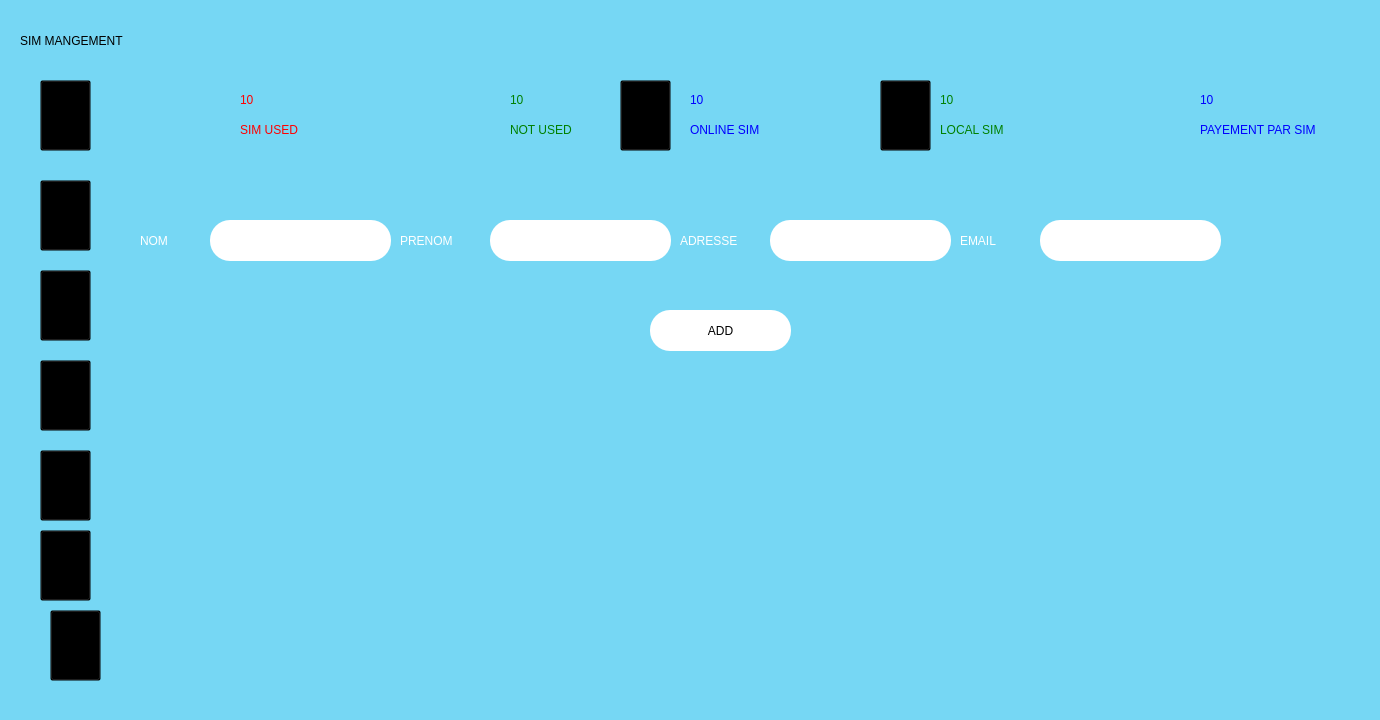
<?xml version="1.0" encoding="UTF-8"?>
<ui version="4.0">
 <class>MainWindow</class>
 <widget class="QMainWindow" name="MainWindow">
  <property name="geometry">
   <rect>
    <x>0</x>
    <y>0</y>
    <width>1380</width>
    <height>720</height>
   </rect>
  </property>
  <property name="minimumSize">
   <size>
    <width>1380</width>
    <height>720</height>
   </size>
  </property>
  <property name="maximumSize">
   <size>
    <width>1380</width>
    <height>720</height>
   </size>
  </property>
  <property name="windowTitle">
   <string>login</string>
  </property>
  <property name="styleSheet">
   <string notr="true">background:#76D7F4</string>
  </property>
  <widget class="QWidget" name="centralwidget">
   <widget class="QPushButton" name="pushButton">
    <property name="geometry">
     <rect>
      <x>40</x>
      <y>80</y>
      <width>51</width>
      <height>71</height>
     </rect>
    </property>
    <property name="cursor">
     <cursorShape>PointingHandCursor</cursorShape>
    </property>
    <property name="styleSheet">
     <string notr="true">image: url(C:/Users/admin/Desktop/OPEN TELECOM/0b92c1ba5ae239c314ba2ec1dab936ec.png);
background:transparent</string>
    </property>
    <property name="text">
     <string/>
    </property>
   </widget>
   <widget class="QPushButton" name="pushButton_2">
    <property name="geometry">
     <rect>
      <x>40</x>
      <y>180</y>
      <width>51</width>
      <height>71</height>
     </rect>
    </property>
    <property name="cursor">
     <cursorShape>PointingHandCursor</cursorShape>
    </property>
    <property name="styleSheet">
     <string notr="true">image: url(C:/Users/admin/Desktop/OPEN TELECOM/free-user-group-icon-296-thumb.png);
background:transparent</string>
    </property>
    <property name="text">
     <string/>
    </property>
   </widget>
   <widget class="QPushButton" name="pushButton_3">
    <property name="geometry">
     <rect>
      <x>40</x>
      <y>270</y>
      <width>51</width>
      <height>71</height>
     </rect>
    </property>
    <property name="cursor">
     <cursorShape>PointingHandCursor</cursorShape>
    </property>
    <property name="styleSheet">
     <string notr="true">image: url(C:/Users/admin/Desktop/OPEN TELECOM/737.png);
background:transparent</string>
    </property>
    <property name="text">
     <string/>
    </property>
   </widget>
   <widget class="QPushButton" name="pushButton_4">
    <property name="geometry">
     <rect>
      <x>40</x>
      <y>360</y>
      <width>51</width>
      <height>71</height>
     </rect>
    </property>
    <property name="cursor">
     <cursorShape>PointingHandCursor</cursorShape>
    </property>
    <property name="styleSheet">
     <string notr="true">image: url(C:/Users/admin/Desktop/OPEN TELECOM/logo-wifi-png-for-download--7.png);
background:transparent</string>
    </property>
    <property name="text">
     <string/>
    </property>
   </widget>
   <widget class="QPushButton" name="pushButton_5">
    <property name="geometry">
     <rect>
      <x>40</x>
      <y>530</y>
      <width>51</width>
      <height>71</height>
     </rect>
    </property>
    <property name="cursor">
     <cursorShape>PointingHandCursor</cursorShape>
    </property>
    <property name="styleSheet">
     <string notr="true">image: url(C:/Users/admin/Desktop/OPEN TELECOM/rapport.png);
background:transparent</string>
    </property>
    <property name="text">
     <string/>
    </property>
   </widget>
   <widget class="QPushButton" name="pushButton_6">
    <property name="geometry">
     <rect>
      <x>50</x>
      <y>610</y>
      <width>51</width>
      <height>71</height>
     </rect>
    </property>
    <property name="cursor">
     <cursorShape>PointingHandCursor</cursorShape>
    </property>
    <property name="styleSheet">
     <string notr="true">image: url(C:/Users/admin/Desktop/OPEN TELECOM/56805.png);
background:transparent</string>
    </property>
    <property name="text">
     <string/>
    </property>
   </widget>
   <widget class="QPushButton" name="pushButton_7">
    <property name="geometry">
     <rect>
      <x>40</x>
      <y>450</y>
      <width>51</width>
      <height>71</height>
     </rect>
    </property>
    <property name="cursor">
     <cursorShape>PointingHandCursor</cursorShape>
    </property>
    <property name="styleSheet">
     <string notr="true">image: url(C:/Users/admin/Desktop/OPEN TELECOM/calendar.png);
background:transparent</string>
    </property>
    <property name="text">
     <string/>
    </property>
   </widget>
   <widget class="QLabel" name="label_5">
    <property name="geometry">
     <rect>
      <x>20</x>
      <y>10</y>
      <width>441</width>
      <height>61</height>
     </rect>
    </property>
    <property name="styleSheet">
     <string notr="true">font: 63 20pt &quot;Josefin Sans SemiBold&quot;;
color:black;
border:none;
</string>
    </property>
    <property name="text">
     <string>SIM MANGEMENT</string>
    </property>
   </widget>
   <widget class="QPushButton" name="pushButton_8">
    <property name="geometry">
     <rect>
      <x>1130</x>
      <y>90</y>
      <width>61</width>
      <height>61</height>
     </rect>
    </property>
    <property name="cursor">
     <cursorShape>ArrowCursor</cursorShape>
    </property>
    <property name="styleSheet">
     <string notr="true">background:transparent</string>
    </property>
    <property name="text">
     <string/>
    </property>
   </widget>
   <widget class="QLabel" name="label_12">
    <property name="geometry">
     <rect>
      <x>1200</x>
      <y>120</y>
      <width>171</width>
      <height>20</height>
     </rect>
    </property>
    <property name="styleSheet">
     <string notr="true">font: 75 12pt &quot;Josefin Sans SemiBold&quot;;
color:blue</string>
    </property>
    <property name="text">
     <string>PAYEMENT PAR SIM</string>
    </property>
   </widget>
   <widget class="QLabel" name="label_26">
    <property name="geometry">
     <rect>
      <x>170</x>
      <y>80</y>
      <width>61</width>
      <height>81</height>
     </rect>
    </property>
    <property name="styleSheet">
     <string notr="true">image: url(C:/Users/admin/Desktop/OPEN TELECOM/1176838.png);</string>
    </property>
    <property name="text">
     <string/>
    </property>
   </widget>
   <widget class="QLabel" name="label_30">
    <property name="geometry">
     <rect>
      <x>240</x>
      <y>120</y>
      <width>171</width>
      <height>20</height>
     </rect>
    </property>
    <property name="styleSheet">
     <string notr="true">font: 75 12pt &quot;Josefin Sans SemiBold&quot;;
color:red
</string>
    </property>
    <property name="text">
     <string>SIM USED</string>
    </property>
   </widget>
   <widget class="QLabel" name="label_13">
    <property name="geometry">
     <rect>
      <x>1200</x>
      <y>90</y>
      <width>91</width>
      <height>20</height>
     </rect>
    </property>
    <property name="styleSheet">
     <string notr="true">font: 75 12pt &quot;Josefin Sans SemiBold&quot;;
color:blue</string>
    </property>
    <property name="text">
     <string>10</string>
    </property>
   </widget>
   <widget class="QLabel" name="label_11">
    <property name="geometry">
     <rect>
      <x>1130</x>
      <y>80</y>
      <width>61</width>
      <height>81</height>
     </rect>
    </property>
    <property name="styleSheet">
     <string notr="true">image: url(C:/Users/Fannan/Desktop/hotel/salary.png);</string>
    </property>
    <property name="text">
     <string/>
    </property>
   </widget>
   <widget class="QLabel" name="label_8">
    <property name="geometry">
     <rect>
      <x>440</x>
      <y>80</y>
      <width>61</width>
      <height>81</height>
     </rect>
    </property>
    <property name="styleSheet">
     <string notr="true">image: url(C:/Users/admin/Desktop/OPEN TELECOM/1200px-Icons8_flat_sim_card.svg.png);</string>
    </property>
    <property name="text">
     <string/>
    </property>
   </widget>
   <widget class="QLabel" name="label_31">
    <property name="geometry">
     <rect>
      <x>510</x>
      <y>90</y>
      <width>91</width>
      <height>20</height>
     </rect>
    </property>
    <property name="styleSheet">
     <string notr="true">font: 75 12pt &quot;Josefin Sans SemiBold&quot;;
color:green
</string>
    </property>
    <property name="text">
     <string>10</string>
    </property>
   </widget>
   <widget class="QLabel" name="label_29">
    <property name="geometry">
     <rect>
      <x>240</x>
      <y>90</y>
      <width>91</width>
      <height>20</height>
     </rect>
    </property>
    <property name="styleSheet">
     <string notr="true">font: 75 12pt &quot;Josefin Sans SemiBold&quot;;
color:red
</string>
    </property>
    <property name="text">
     <string>10</string>
    </property>
   </widget>
   <widget class="QLabel" name="label_9">
    <property name="geometry">
     <rect>
      <x>510</x>
      <y>120</y>
      <width>151</width>
      <height>20</height>
     </rect>
    </property>
    <property name="styleSheet">
     <string notr="true">font: 75 12pt &quot;Josefin Sans SemiBold&quot;;
color:green</string>
    </property>
    <property name="text">
     <string>NOT USED</string>
    </property>
   </widget>
   <widget class="QLabel" name="label_10">
    <property name="geometry">
     <rect>
      <x>940</x>
      <y>120</y>
      <width>151</width>
      <height>20</height>
     </rect>
    </property>
    <property name="styleSheet">
     <string notr="true">font: 75 12pt &quot;Josefin Sans SemiBold&quot;;
color:green</string>
    </property>
    <property name="text">
     <string>LOCAL SIM</string>
    </property>
   </widget>
   <widget class="QLabel" name="label_32">
    <property name="geometry">
     <rect>
      <x>690</x>
      <y>120</y>
      <width>171</width>
      <height>20</height>
     </rect>
    </property>
    <property name="styleSheet">
     <string notr="true">font: 75 12pt &quot;Josefin Sans SemiBold&quot;;
color:blue
</string>
    </property>
    <property name="text">
     <string>ONLINE SIM</string>
    </property>
   </widget>
   <widget class="QPushButton" name="pushButton_9">
    <property name="geometry">
     <rect>
      <x>880</x>
      <y>80</y>
      <width>51</width>
      <height>71</height>
     </rect>
    </property>
    <property name="cursor">
     <cursorShape>PointingHandCursor</cursorShape>
    </property>
    <property name="styleSheet">
     <string notr="true">
image: url(C:/Users/admin/Desktop/OPEN TELECOM/store.png);
background:transparent</string>
    </property>
    <property name="text">
     <string/>
    </property>
   </widget>
   <widget class="QLabel" name="label_33">
    <property name="geometry">
     <rect>
      <x>940</x>
      <y>90</y>
      <width>91</width>
      <height>20</height>
     </rect>
    </property>
    <property name="styleSheet">
     <string notr="true">font: 75 12pt &quot;Josefin Sans SemiBold&quot;;
color:green
</string>
    </property>
    <property name="text">
     <string>10</string>
    </property>
   </widget>
   <widget class="QLabel" name="label_34">
    <property name="geometry">
     <rect>
      <x>690</x>
      <y>90</y>
      <width>91</width>
      <height>20</height>
     </rect>
    </property>
    <property name="styleSheet">
     <string notr="true">font: 75 12pt &quot;Josefin Sans SemiBold&quot;;
color:BLUE</string>
    </property>
    <property name="text">
     <string>10</string>
    </property>
   </widget>
   <widget class="QPushButton" name="pushButton_10">
    <property name="geometry">
     <rect>
      <x>620</x>
      <y>80</y>
      <width>51</width>
      <height>71</height>
     </rect>
    </property>
    <property name="cursor">
     <cursorShape>PointingHandCursor</cursorShape>
    </property>
    <property name="styleSheet">
     <string notr="true">image: url(C:/Users/admin/Desktop/OPEN TELECOM/pc.png);
background:transparent</string>
    </property>
    <property name="text">
     <string/>
    </property>
   </widget>
   <widget class="QPlainTextEdit" name="plainTextEdit">
    <property name="geometry">
     <rect>
      <x>210</x>
      <y>220</y>
      <width>181</width>
      <height>41</height>
     </rect>
    </property>
    <property name="styleSheet">
     <string notr="true">background:white;
border-radius: 20px;
font: 63 12pt &quot;Josefin Sans SemiBold&quot;;

</string>
    </property>
    <property name="plainText">
     <string/>
    </property>
   </widget>
   <widget class="QLabel" name="label_6">
    <property name="geometry">
     <rect>
      <x>960</x>
      <y>220</y>
      <width>71</width>
      <height>41</height>
     </rect>
    </property>
    <property name="styleSheet">
     <string notr="true">font: 63 12pt &quot;Josefin Sans SemiBold&quot;;
color:white
</string>
    </property>
    <property name="text">
     <string>EMAIL</string>
    </property>
   </widget>
   <widget class="QPlainTextEdit" name="plainTextEdit_2">
    <property name="geometry">
     <rect>
      <x>490</x>
      <y>220</y>
      <width>181</width>
      <height>41</height>
     </rect>
    </property>
    <property name="styleSheet">
     <string notr="true">background:white;
border-radius: 20px;
font: 63 12pt &quot;Josefin Sans SemiBold&quot;;

</string>
    </property>
    <property name="plainText">
     <string/>
    </property>
   </widget>
   <widget class="QLabel" name="label_4">
    <property name="geometry">
     <rect>
      <x>400</x>
      <y>220</y>
      <width>81</width>
      <height>41</height>
     </rect>
    </property>
    <property name="styleSheet">
     <string notr="true">font: 63 12pt &quot;Josefin Sans SemiBold&quot;;
color:white
</string>
    </property>
    <property name="text">
     <string>PRENOM</string>
    </property>
   </widget>
   <widget class="QPlainTextEdit" name="plainTextEdit_3">
    <property name="geometry">
     <rect>
      <x>770</x>
      <y>220</y>
      <width>181</width>
      <height>41</height>
     </rect>
    </property>
    <property name="styleSheet">
     <string notr="true">background:white;
border-radius: 20px;
font: 63 12pt &quot;Josefin Sans SemiBold&quot;;

</string>
    </property>
    <property name="plainText">
     <string/>
    </property>
   </widget>
   <widget class="QPlainTextEdit" name="plainTextEdit_4">
    <property name="geometry">
     <rect>
      <x>1040</x>
      <y>220</y>
      <width>181</width>
      <height>41</height>
     </rect>
    </property>
    <property name="styleSheet">
     <string notr="true">background:white;
border-radius: 20px;
font: 63 12pt &quot;Josefin Sans SemiBold&quot;;

</string>
    </property>
    <property name="plainText">
     <string/>
    </property>
   </widget>
   <widget class="QLabel" name="label_14">
    <property name="geometry">
     <rect>
      <x>680</x>
      <y>220</y>
      <width>81</width>
      <height>41</height>
     </rect>
    </property>
    <property name="styleSheet">
     <string notr="true">font: 63 12pt &quot;Josefin Sans SemiBold&quot;;
color:white
</string>
    </property>
    <property name="text">
     <string>ADRESSE</string>
    </property>
   </widget>
   <widget class="QLabel" name="label_3">
    <property name="geometry">
     <rect>
      <x>140</x>
      <y>220</y>
      <width>51</width>
      <height>41</height>
     </rect>
    </property>
    <property name="styleSheet">
     <string notr="true">font: 63 12pt &quot;Josefin Sans SemiBold&quot;;
color:white
</string>
    </property>
    <property name="text">
     <string>NOM</string>
    </property>
   </widget>
   <widget class="QPushButton" name="pushButton_12">
    <property name="geometry">
     <rect>
      <x>650</x>
      <y>310</y>
      <width>141</width>
      <height>41</height>
     </rect>
    </property>
    <property name="cursor">
     <cursorShape>PointingHandCursor</cursorShape>
    </property>
    <property name="styleSheet">
     <string notr="true">background:white;
border-radius: 20px;
font: 63 10pt &quot;Josefin Sans SemiBold&quot;;

</string>
    </property>
    <property name="text">
     <string>ADD</string>
    </property>
   </widget>
  </widget>
  <widget class="QStatusBar" name="statusbar"/>
 </widget>
 <resources>
  <include location="total.qrc"/>
 </resources>
 <connections/>
</ui>
